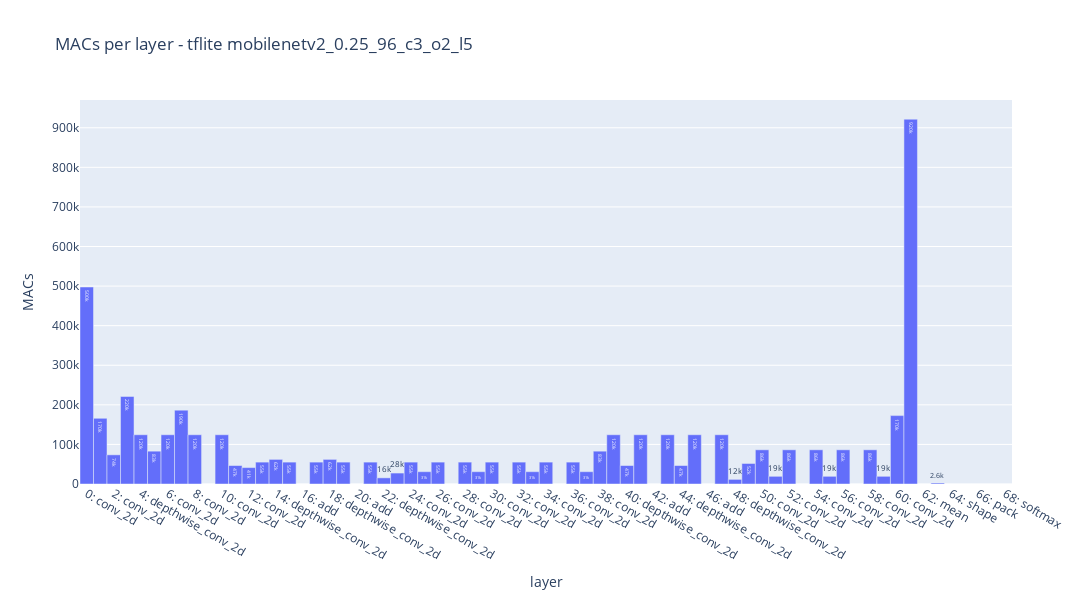

Source (notebook cell):
### Code cell
macs_fig = px.bar(df_me, x="name", y= "macs",
                  text_auto=".2s",
                  labels={"name" : "layer",
                          "macs" : "MACs"},
                     width=1200, height=600,
    title=f"MACs per layer - tflite {architecture_1}")
# tflite_fig.add_hline(y=256, line_width=3, line_dash="dash", line_color="orange", annotation_text="256 kB MCU constraint", 
#               annotation_position="bottom right")
#peak_memory = peak_memory_df["RAM_b"].max()
#peak_mem_fig.add_hline(y=peak_memory, line_width=3, line_dash="dash", line_color="red", annotation_text=f"{peak_memory} B peak activation", 
#               annotation_position="top")
# tflite_fig.update_layout(yaxis_range=[0,300])
macs_fig.update_traces(width=1)
macs_fig.update_layout(showlegend=False)

macs_fig.show()

### Figure 1 — Plotly figure (JSON) as saved in the notebook; plotly's stock layout.template omitted (floating-point values rounded to 4 significant figures)
{"data": [{"alignmentgroup": "True", "hovertemplate": "layer=%{x}<br>MACs=%{y}<extra></extra>", "legendgroup": "", "marker": {"color": "#636efa", "pattern": {"shape": ""}}, "name": "", "offsetgroup": "", "orientation": "v", "showlegend": false, "textposition": "auto", "texttemplate": "%{y:.2s}", "type": "bar", "width": 1, "x": ["0: conv_2d", "1: depthwise_conv_2d", "2: conv_2d", "3: conv_2d", "4: depthwise_conv_2d", "5: conv_2d", "6: conv_2d", "7: depthwise_conv_2d", "8: conv_2d", "9: add", "10: conv_2d", "11: depthwise_conv_2d", "12: conv_2d", "13: conv_2d", "14: depthwise_conv_2d", "15: conv_2d", "16: add", "17: conv_2d", "18: depthwise_conv_2d", "19: conv_2d", "20: add", "21: conv_2d", "22: depthwise_conv_2d", "23: conv_2d", "24: conv_2d", "25: depthwise_conv_2d", "26: conv_2d", "27: add", "28: conv_2d", "29: depthwise_conv_2d", "30: conv_2d", "31: add", "32: conv_2d", "33: depthwise_conv_2d", "34: conv_2d", "35: add", "36: conv_2d", "37: depthwise_conv_2d", "38: conv_2d", "39: conv_2d", "40: depthwise_conv_2d", "41: conv_2d", "42: add", "43: conv_2d", "44: depthwise_conv_2d", "45: conv_2d", "46: add", "47: conv_2d", "48: depthwise_conv_2d", "49: conv_2d", "50: conv_2d", "51: depthwise_conv_2d", "52: conv_2d", "53: add", "54: conv_2d", "55: depthwise_conv_2d", "56: conv_2d", "57: add", "58: conv_2d", "59: depthwise_conv_2d", "60: conv_2d", "61: conv_2d", "62: mean", "63: conv_2d", "64: shape", "65: strided_slice", "66: pack", "67: reshape", "68: softmax"], "xaxis": "x", "y": [497664, 165888, 73728, 221184, 124416, 82944, 124416, 186624, 124416, 0, 124416, 46656, 41472, 55296, 62208, 55296, 0, 55296, 62208, 55296, 0, 55296, 15552, 27648, 55296, 31104, 55296, 0, 55296, 31104, 55296, 0, 55296, 31104, 55296, 0, 55296, 31104, 82944, 124416, 46656, 124416, 0, 124416, 46656, 124416, 0, 124416, 11664, 51840, 86400, 19440, 86400, 0, 86400, 19440, 86400, 0, 86400, 19440, 172800, 921600, 0, 2560, 0, 0, 0, 0, 0], "yaxis": "y"}], "layout": {"barmode": "relative", "height": 600, "legend": {"tracegroupgap": 0}, "showlegend": false, "title": {"text": "MACs per layer - tflite mobilenetv2_0.25_96_c3_o2_l5"}, "width": 1200, "xaxis": {"anchor": "y", "domain": [0, 1], "title": {"text": "layer"}}, "yaxis": {"anchor": "x", "domain": [0, 1], "title": {"text": "MACs"}}}}
